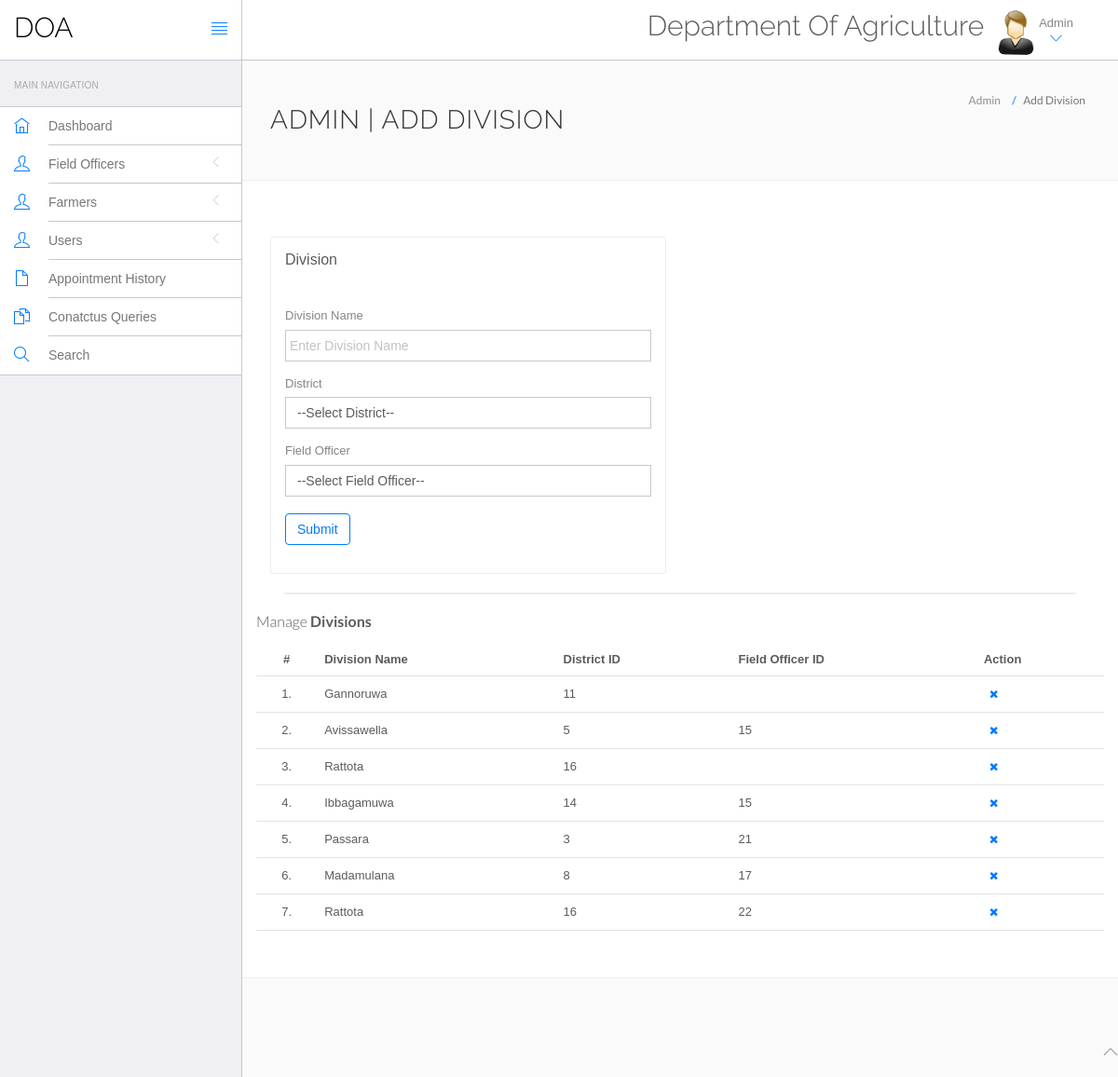
The app's page /doa/main/admin/divisions.php with its own data.
### tables this page shows
CREATE TABLE `division` (
  `id` int(11) NOT NULL,
  `distid` int(11) NOT NULL,
  `name` varchar(255) NOT NULL,
  `foid` varchar(255) NOT NULL
);

### doa/main/admin/divisions.php (the view, shortened to what this page needs)
<?php
include('include/config.php');
?>
<!DOCTYPE html>
<html lang="en">
	<head>
		<link rel="stylesheet" href="vendor/bootstrap/css/bootstrap.min.css">
		<link rel="stylesheet" href="vendor/fontawesome/css/font-awesome.min.css">
		<link rel="stylesheet" href="vendor/themify-icons/themify-icons.min.css">
		<link href="vendor/animate.css/animate.min.css" rel="stylesheet" media="screen">
		<link href="vendor/perfect-scrollbar/perfect-scrollbar.min.css" rel="stylesheet" media="screen">
		<link href="vendor/switchery/switchery.min.css" rel="stylesheet" media="screen">
		<link href="vendor/bootstrap-touchspin/jquery.bootstrap-touchspin.min.css" rel="stylesheet" media="screen">
		<link href="vendor/select2/select2.min.css" rel="stylesheet" media="screen">
		<link href="vendor/bootstrap-datepicker/bootstrap-datepicker3.standalone.min.css" rel="stylesheet" media="screen">
		<link href="vendor/bootstrap-timepicker/bootstrap-timepicker.min.css" rel="stylesheet" media="screen">
		<link rel="stylesheet" href="assets/css/styles.css">
		<link rel="stylesheet" href="assets/css/plugins.css">
		<link rel="stylesheet" href="assets/css/themes/theme-1.css" id="skin_color" />
	</head>
	<body>
		<div id="app">
<?php include('include/sidebar.php');?>
			<div class="app-content">
						<?php include('include/header.php');?>
				<div class="main-content" >
					<div class="wrap-content container" id="container">
						<section id="page-title">
							<div class="row">
								<div class="col-sm-8">
									<h1 class="mainTitle">Admin | Add Division</h1>
																	</div>
								<ol class="breadcrumb">
									<li>
										<span>Admin</span>
									</li>
									<li class="active">
										<span>Add Division</span>
									</li>
								</ol>
							</div>
						</section>
						<div class="container-fluid container-fullw bg-white">
							<div class="row">
								<div class="col-md-12">
									<div class="row margin-top-30">
										<div class="col-lg-6 col-md-12">
											<div class="panel panel-white">
												<div class="panel-heading">
													<h5 class="panel-title">Division</h5>
												</div>
												<div class="panel-body">
													<form role="form" name="" method="post" >
														<div class="form-group">
															<label for="divname">
																Division Name
															</label>
							<input type="text" name="divname" class="form-control"  placeholder="Enter Division Name">
														</div>
                                                        <div class="form-group">
                                                            <label for="districtid">
																District
															</label>
                                                    <select name="districtid" id="divs" class="form-control" required>
                                                        <option value="0">--Select District--</option>
                                                    </select>
                                                        </div>
                                                        <div class="form-group">
															<label for="fieldoffid">
																Field Officer
															</label>
                                                    <select name="fieldoffid" id="divs" class="form-control" required>
                                                        <option value="0">--Select Field Officer--</option>
                                                    </select>
                                                    <br>
                                                        <button type="submit" name="submit" class="btn btn-o btn-primary">
															Submit
														</button>
													</form>
												</div>
											</div>
										</div>
											</div>
										</div>
									<div class="col-lg-12 col-md-12">
											<div class="panel panel-white">
											</div>
										</div>
									</div>
									<div class="row">
								<div class="col-md-12">
									<h5 class="over-title margin-bottom-15">Manage <span class="text-bold">Divisions</span></h5>
									<table class="table table-hover" id="sample-table-1">
										<thead>
											<tr>
												<th class="center">#</th>
												<th>Division Name</th>
												<th class="hidden-xs">District ID</th>
												<th>Field Officer ID</th>
												<th>Action</th>
											</tr>
										</thead>
										<tbody>
                                                <?php
                                                    $sql=mysqli_query($con,"select * from division");
                                                    $cnt=1;
                                                    while($row=mysqli_fetch_array($sql))
                                                    {
                                                ?>
											<tr>
												<td class="center"><?php echo $cnt;?>.</td>
												<td class="hidden-xs"><?php echo $row['name'];?></td>
												<td><?php echo $row['distid'];?></td>
												<td><?php echo $row['foid'];?>
												</td>
												<td >
												<div class="visible-md visible-lg hidden-sm hidden-xs">
	<a href="divisions.php?id=<?php echo $row['id']?>&del=delete" onClick="return confirm('Are you sure you want to delete?')"class="btn btn-transparent btn-xs tooltips" tooltip-placement="top" tooltip="Remove"><i class="fa fa-times fa fa-white"></i></a>
												</div>
												</td>
											</tr>
											<?php
$cnt=$cnt+1;
											 }?>
										</tbody>
									</table>
								</div>
							</div>
								</div>
							</div>
						</div>
					</div>
				</div>
	<?php include('include/footer.php');?>
	</body>
</html>

### doa/main/admin/include/sidebar.php (shortened to what this page needs)
<div class="sidebar app-aside" id="sidebar">
				<div class="sidebar-container perfect-scrollbar">
<nav>
						<div class="navbar-title">
							<span>Main Navigation</span>
						</div>
						<ul class="main-navigation-menu">
							<li>
								<a href="dashboard.php">
									<div class="item-content">
										<div class="item-media">
											<i class="ti-home"></i>
										</div>
										<div class="item-inner">
											<span class="title"> Dashboard </span>
										</div>
									</div>
								</a>
							</li>
							<li>
								<a href="javascript:void(0)">
									<div class="item-content">
										<div class="item-media">
											<i class="ti-user"></i>
										</div>
										<div class="item-inner">
											<span class="title"> Field Officers </span><i class="icon-arrow"></i>
										</div>
									</div>
								</a>
							</li>
							<li>
								<a href="javascript:void(0)">
									<div class="item-content">
										<div class="item-media">
											<i class="ti-user"></i>
										</div>
										<div class="item-inner">
											<span class="title"> Farmers </span><i class="icon-arrow"></i>
										</div>
									</div>
								</a>
							</li>
							<li>
								<a href="javascript:void(0)">
									<div class="item-content">
										<div class="item-media">
											<i class="ti-user"></i>
										</div>
										<div class="item-inner">
											<span class="title"> Users </span><i class="icon-arrow"></i>
										</div>
									</div>
								</a>
							</li>
							<li>
								<a href="appointment-history.php">
									<div class="item-content">
										<div class="item-media">
											<i class="ti-file"></i>
										</div>
										<div class="item-inner">
											<span class="title"> Appointment History </span>
										</div>
									</div>
								</a>
							</li>
							<li>
								<a href="manage-contactus-queries.php">
									<div class="item-content">
										<div class="item-media">
											<i class="ti-files"></i>
										</div>
										<div class="item-inner">
											<span class="title"> Conatctus Queries </span>
										</div>
									</div>
								</a>
							</li>
							<li>
								<a href="search.php">
									<div class="item-content">
										<div class="item-media">
											<i class="ti-search"></i>
										</div>
										<div class="item-inner">
											<span class="title"> Search </span>
										</div>
									</div>
								</a>
							</li>
						</ul>
					</nav>
				</div>
			</div>

### doa/main/admin/include/header.php (shortened to what this page needs)
<header class="navbar navbar-default navbar-static-top">
					<div class="navbar-header">
						<a class="navbar-brand" href="#">
							<h2 style="padding-top:20%; color:#000 ">DOA</h2>
						</a>
						<a href="#" class="sidebar-toggler pull-right visible-md visible-lg" data-toggle-class="app-sidebar-closed" data-toggle-target="#app">
							<i class="ti-align-justify"></i>
						</a>
					</div>
					<div class="navbar-collapse collapse">
						<ul class="nav navbar-right">
								<li  style="padding-top:2% ">
								<h2>Department Of Agriculture</h2>
							</li>
							<li class="dropdown current-user">
								<a href class="dropdown-toggle" data-toggle="dropdown">
									<img src="assets/images/images.jpg" > <span class="username">
										Admin
									<i class="ti-angle-down"></i></i></span>
								</a>
							</li>
						</ul>
					</div>
				</header>

### doa/main/admin/include/footer.php
<footer>
				<div class="footer-inner">
					<div class="pull-left">
						&copy; <span class="current-year"></span><span class="text-bold text-uppercase"> DOA</span>. <span>All rights reserved</span>
					</div>
					<div class="pull-right">
						<span class="go-top"><i class="ti-angle-up"></i></span>
					</div>
				</div>
			</footer>

### doa/main/admin/assets/css/plugins.css (style rules this page uses)
.perfect-scrollbar { overflow-y: hidden !important; }

### doa/main/admin/assets/css/themes/theme-1.css (style rules this page uses)
body { background: #FAFAFA; }
header .navbar-header { background: #ffffff !important; border-right-color: #c8c7cc !important; border-bottom-color: #c8c7cc !important; }
header .navbar-header .sidebar-toggler, header .navbar-header .sidebar-mobile-toggler { color: #007aff !important; }
header .navbar-header .navbar-brand { color: #777 !important; }
header .navbar-collapse { background: #ffffff !important; border-bottom-color: #c8c7cc !important; box-shadow: none !important; }
header .navbar-collapse .navbar-right > li > a { color: #777; }
header .navbar-collapse .navbar-right > li > a i { color: #007aff !important; }
#sidebar { background: #EFEFF4 !important; }
#sidebar:before { border-right-width: "1px" !important; border-right-style: solid; border-right-color: #c8c7cc !important; }
#sidebar nav { border-right-width: "1px" !important; border-right-style: solid; border-right-color: #c8c7cc !important; }
#sidebar nav .navbar-title { color: #aaaaaa; }
#sidebar nav > ul { background: #ffffff !important; border-bottom-color: #c8c7cc !important; border-top-color: #c8c7cc !important; }
#sidebar nav > ul > li > a .item-media > i { color: #007aff !important; }
#sidebar nav > ul > li > a .item-inner { color: #777 !important; border-bottom-color: #c8c7cc; }

### records on screen
division: name "Gannoruwa", distid "11"
division: name "Avissawella", distid "5", foid "15"
division: name "Rattota", distid "16"
division: name "Ibbagamuwa", distid "14", foid "15"
division: name "Passara", distid "3", foid "21"
division: name "Madamulana", distid "8", foid "17"
division: name "Rattota", distid "16", foid "22"
